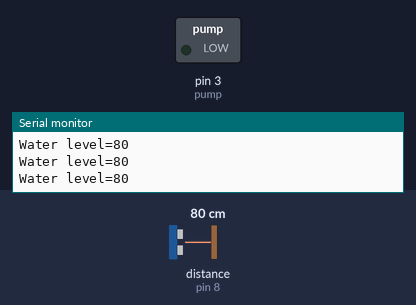
Simulated run of this sketch. Board: Arduino Uno, built with avr-gcc and run on an emulated ATmega328P. On the bench: switched loads named in the sketch (green lamp = pin HIGH), the last lines printed to the serial monitor. Wiring (inferred from the names in the program): ultrasonic range finder: trigger pin 9; echo pin 8. The inputs (shaded band) are chosen by the test bench; at power-on: distance to the obstacle (sensor on pin 8) 80 cm. The echo pulse lasts 58.3 µs per cm; pins used as bus, display or sensor lines are not drawn.

Above: at 1.2 s.
1.3 s: distance to the obstacle (sensor on pin 8) set to 97 cm
2.8 s: distance to the obstacle (sensor on pin 8) set to 103 cm
At 4.3 s:
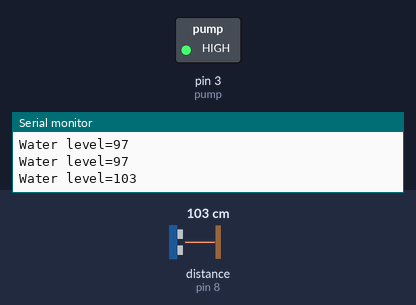
Timing chart, 0 to 5.8 s (numbered marks = the images above; inputs shaded):
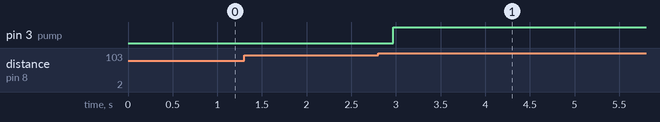

The sketch:

water_level_detector_using_ultrasonic_sensor.ino
```cpp
int trig=9;
int echo=8;
long t;
long distance;
int pump=3;

void setup()
{
  pinMode(echo,INPUT);
  pinMode(trig,OUTPUT);
  pinMode(pump,OUTPUT);
  Serial.begin(9600);
}

void loop()
{
  digitalWrite(trig,LOW);
  delayMicroseconds(2);
  digitalWrite(trig,HIGH);
  delayMicroseconds(10);
  digitalWrite(trig,LOW);
  delayMicroseconds(2);

  t= pulseIn(echo,HIGH);
  distance=t/29/2;
  Serial.print("Water level=");
  Serial.println(distance);
  delay(100);

  if(distance>100)
  {
    digitalWrite(pump,HIGH);
    delay(10000);
  }
  else
  {
    digitalWrite(pump,LOW);
  }
}
```

Measured:
- the behaviour switches between 100 and 101 cm on distance to the obstacle (sensor on pin 8) (found by bisection; images 0 and 1)
- after the input at 2.8 s, pin 3 (pump): LOW → HIGH after 0.17 s
